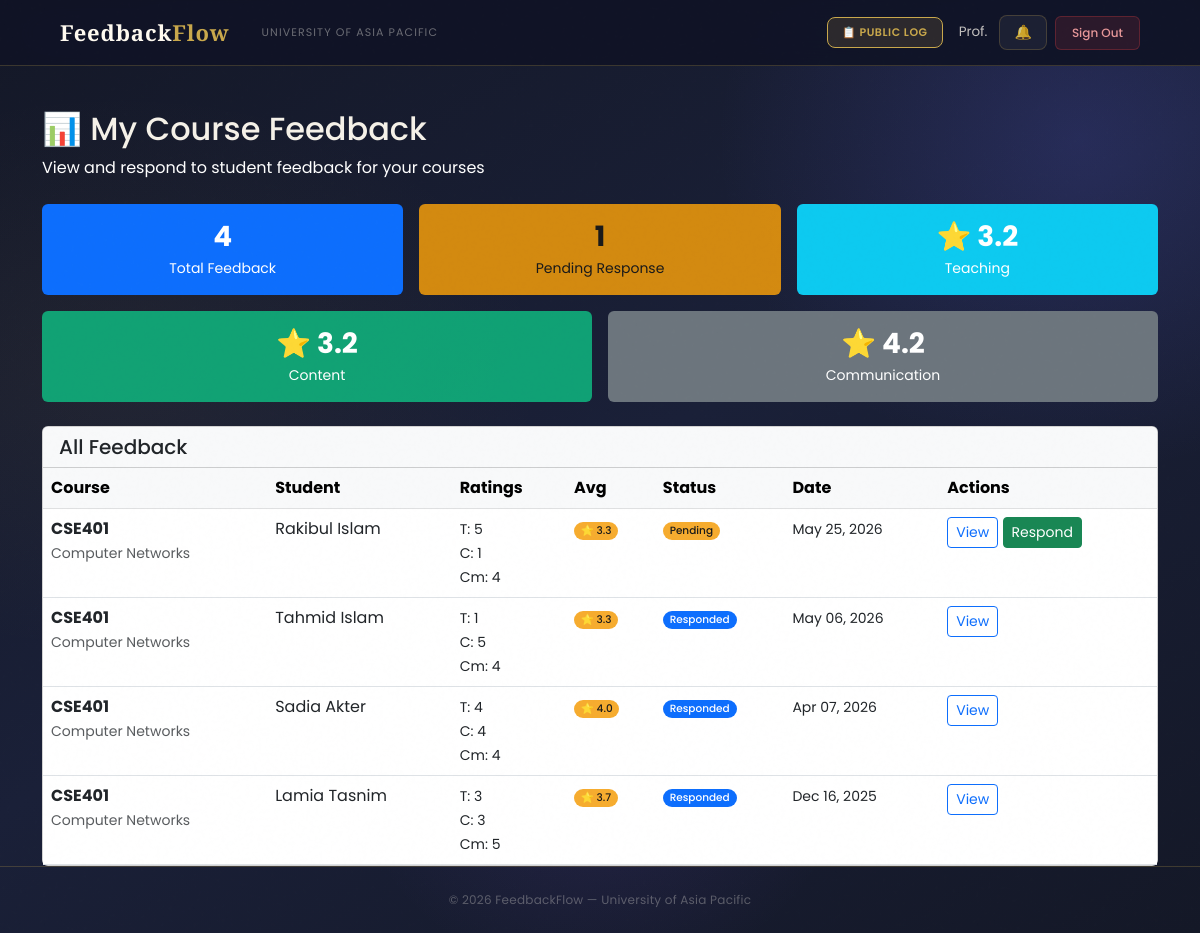
The page /feedback/faculty/list/ (signed in) on the database its author committed.
### users/models.py (models this page shows, shortened)
class User(AbstractBaseUser, PermissionsMixin):
    ROLE_CHOICES = (
        ('Student',   'Student'),
        ('Faculty',   'Faculty'),
        ('HOD',       'Head of Department'),
        ('Staff',     'Staff'),
        ('DAO',       'Dean of Administration Office'),
        ('Admin',     'Administrator'),
        ('Committee', 'Committee Member'),
    )
    DEPARTMENT_CHOICES = (
        ('DBA',          'Department of Business Administration'),
        ('CSE',          'Department of Computer Science and Engineering'),
        ('CE',           'Department of Civil Engineering'),
        ('EEE',          'Department of Electrical and Electronic Engineering'),
        ('Pharmacy',     'Department of Pharmacy'),
        ('Law',          'Department of Law and Human Rights'),
        ('English',      'Department of English'),
        ('Architecture', 'Department of Architecture'),
    )
    COMMITTEE_TYPE_CHOICES = (
        ('Harassment Committee', 'Harassment Committee'),
        ('Proctorial Committee', 'Proctorial Committee'),
    )
    email          = models.EmailField(unique=True, max_length=255)
    full_name      = models.CharField(max_length=150)
    role           = models.CharField(max_length=20, choices=ROLE_CHOICES)
    department     = models.CharField(max_length=100, choices=DEPARTMENT_CHOICES, null=True, blank=True)
    student_id     = models.CharField(max_length=50, unique=True, null=True, blank=True)
    committee_type = models.CharField(max_length=50, choices=COMMITTEE_TYPE_CHOICES, null=True, blank=True)
    is_active      = models.BooleanField(default=True)
    is_staff       = models.BooleanField(default=False)
    created_at     = models.DateTimeField(auto_now_add=True)
    updated_at     = models.DateTimeField(auto_now=True)
    USERNAME_FIELD  = 'email'
    REQUIRED_FIELDS = ['full_name']
    objects = UserManager()
    class Meta:
        verbose_name        = 'User'
        verbose_name_plural = 'Users'
        ordering            = ['-created_at']
    def get_short_name(self):
        return self.full_name.split()[0] if self.full_name else self.email

### feedback/models.py (models this page shows, shortened)
class Feedback(models.Model):
    STATUS_CHOICES = (
        ('Pending', 'Pending Review'),
        ('Reviewed', 'Reviewed'),
        ('Responded', 'Responded'),
    )
    student = models.ForeignKey(
        settings.AUTH_USER_MODEL,
        on_delete=models.CASCADE,
        related_name='feedback_submitted'
    )
    course = models.ForeignKey(
        Course,
        on_delete=models.CASCADE,
        related_name='feedback_received'
    )
    faculty = models.ForeignKey(
        settings.AUTH_USER_MODEL,
        on_delete=models.SET_NULL,
        null=True,
        blank=True,
        related_name='feedback_received',
        limit_choices_to={'role__in': ['Faculty', 'HOD']}
    )
    teaching_rating = models.IntegerField(
        validators=[MinValueValidator(1), MaxValueValidator(5)],
        help_text='Rate teaching quality (1-5 stars)'
    )
    content_rating = models.IntegerField(
        validators=[MinValueValidator(1), MaxValueValidator(5)],
        help_text='Rate course content (1-5 stars)'
    )
    communication_rating = models.IntegerField(
        validators=[MinValueValidator(1), MaxValueValidator(5)],
        help_text='Rate communication (1-5 stars)'
    )
    comments = models.TextField(blank=True, null=True)
    SECTION_CHOICES = (
        ('A', 'Section A'),
        ('B', 'Section B'),
        ('C', 'Section C'),
        ('D', 'Section D'),
    )
    class_section = models.CharField(
        max_length=1,
        choices=SECTION_CHOICES,
        blank=True,
        null=True
    )
    is_anonymous = models.BooleanField(default=False)
    status = models.CharField(
        max_length=20,
        choices=STATUS_CHOICES,
        default='Pending'
    )
    feedback_period = models.ForeignKey(
        'FeedbackPeriod',
        on_delete=models.SET_NULL,
        null=True, blank=True,
        related_name='feedbacks',
        help_text='The feedback period/round this was submitted during'
    )
    submitted_at = models.DateTimeField(auto_now_add=True)
    reviewed_at = models.DateTimeField(blank=True, null=True)
    class Meta:
        ordering = ['-submitted_at']
        verbose_name = 'Feedback'
        verbose_name_plural = 'Feedback'
        unique_together = ['student', 'course', 'feedback_period']
    def get_average_rating(self):
        return round((self.teaching_rating + self.content_rating + self.communication_rating) / 3, 1)

class Course(models.Model):
    course_code = models.CharField(max_length=20, unique=True)
    course_name = models.CharField(max_length=200)
    department = models.CharField(max_length=100)
    semester = models.CharField(max_length=50)
    is_active = models.BooleanField(default=True)
    created_at = models.DateTimeField(auto_now_add=True)
    class Meta:
        ordering = ['course_code']
        verbose_name = 'Course'
        verbose_name_plural = 'Courses'

### feedback/views.py (the view)
# urls.py: path('faculty/list/', views.faculty_feedback_list, name='faculty_feedback_list'),
@login_required
def faculty_feedback_list(request):
    if request.user.role not in ['Faculty', 'HOD']:
        messages.error(request, 'Access denied. Faculty only.')
        return redirect('login')
    feedback_list = Feedback.objects.filter(
        faculty=request.user
    ).select_related('course', 'student').order_by('-submitted_at')
    total_feedback = feedback_list.count()
    pending_response = feedback_list.filter(status='Pending').count()
    avg_ratings = feedback_list.aggregate(
        avg_teaching=Avg('teaching_rating'),
        avg_content=Avg('content_rating'),
        avg_communication=Avg('communication_rating')
    )
    context = {
        'feedback_list': feedback_list,
        'total_feedback': total_feedback,
        'pending_response': pending_response,
        'avg_teaching': round(avg_ratings['avg_teaching'] or 0, 1),
        'avg_content': round(avg_ratings['avg_content'] or 0, 1),
        'avg_communication': round(avg_ratings['avg_communication'] or 0, 1),
        'page_title': 'My Course Feedback'
    }
    return render(request, 'feedback/faculty_feedback_list.html', context)

### users/context_processors.py (called while the page is built)
def notifications_count(request):
    if request.user.is_authenticated:
        from users.models import Notification, Announcement
        count = Notification.objects.filter(
            recipient=request.user,
            is_read=False
        ).count()
        active_announcements = []
        for ann in Announcement.objects.filter(is_active=True).order_by('-created_at')[:10]:
            if ann.is_visible_to(request.user):
                active_announcements.append(ann)
            if len(active_announcements) >= 3:
                break
        return {
            'unread_notifications_count': count,
            'active_announcements': active_announcements,
        }
    return {'unread_notifications_count': 0, 'active_announcements': []}

### feedback/templates/feedback/faculty_feedback_list.html (shortened to what this page needs)
{% extends 'users/base.html' %}
{% block content %}
<div class="container mt-4">
    <div class="mb-4">
        <h2>📊 My Course Feedback</h2>
        <p class="text-white mb-0">View and respond to student feedback for your courses</p>
    </div>
<div class="row mb-4 g-3">
    <div class="col-md-4 col-sm-6">
        <div class="stat-card-small bg-primary text-white text-center rounded p-3">
            <h3 class="mb-1 fw-bold">{{ total_feedback }}</h3>
            <p class="mb-0 small">Total Feedback</p>
        </div>
    </div>
    <div class="col-md-4 col-sm-6">
        <div class="stat-card-small bg-warning text-dark text-center rounded p-3">
            <h3 class="mb-1 fw-bold">{{ pending_response }}</h3>
            <p class="mb-0 small">Pending Response</p>
        </div>
    </div>
    <div class="col-md-4 col-sm-6">
        <div class="stat-card-small bg-info text-white text-center rounded p-3">
            <h3 class="mb-1 fw-bold">⭐ {{ avg_teaching }}</h3>
            <p class="mb-0 small">Teaching</p>
        </div>
    </div>
    <div class="col-md-6 col-sm-6">
        <div class="stat-card-small bg-success text-white text-center rounded p-3">
            <h3 class="mb-1 fw-bold">⭐ {{ avg_content }}</h3>
            <p class="mb-0 small">Content</p>
        </div>
    </div>
    <div class="col-md-6 col-sm-6">
        <div class="stat-card-small bg-secondary text-white text-center rounded p-3">
            <h3 class="mb-1 fw-bold">⭐ {{ avg_communication }}</h3>
            <p class="mb-0 small">Communication</p>
        </div>
    </div>
</div>
    {% if feedback_list %}
        <div class="card">
            <div class="card-header bg-light">
                <h5 class="mb-0">All Feedback</h5>
            </div>
            <div class="card-body p-0">
                <div class="table-responsive">
                    <table class="table table-hover mb-0">
                        <thead class="table-light">
                            <tr>
                                <th>Course</th>
                                <th>Student</th>
                                <th>Ratings</th>
                                <th>Avg</th>
                                <th>Status</th>
                                <th>Date</th>
                                <th>Actions</th>
                            </tr>
                        </thead>
                        <tbody>
                            {% for feedback in feedback_list %}
                            <tr>
                                <td>
                                    <strong>{{ feedback.course.course_code }}</strong><br>
                                    <small class="text-muted">{{ feedback.course.course_name|truncatewords:4 }}</small>
                                </td>
                                <td>
                                    {% if feedback.is_anonymous %}
                                        <span class="badge bg-secondary">Anonymous</span>
                                    {% else %}
                                        {{ feedback.student.full_name }}
                                    {% endif %}
                                </td>
                                <td>
                                    <small>
                                        T: {{ feedback.teaching_rating }}<br>
                                        C: {{ feedback.content_rating }}<br>
                                        Cm: {{ feedback.communication_rating }}
                                    </small>
                                </td>
                                <td>
                                    <span class="badge bg-warning text-dark">
                                        ⭐ {{ feedback.get_average_rating }}
                                    </span>
                                </td>
                                <td>
                                    <span class="badge
                                        {% if feedback.status == 'Pending' %}bg-warning text-dark
                                        {% elif feedback.status == 'Reviewed' %}bg-success
                                        {% elif feedback.status == 'Responded' %}bg-primary
                                        {% endif %}">
                                        {{ feedback.status }}
                                    </span>
                                </td>
                                <td>
                                    <small>{{ feedback.submitted_at|date:"M d, Y" }}</small>
                                </td>
                                <td>
                                    <a href="{% url 'feedback_detail' feedback.id %}" class="btn btn-sm btn-outline-primary">
                                        View
                                    </a>
                                    {% if feedback.status == 'Pending' %}
                                        <a href="{% url 'respond_to_feedback' feedback.id %}" class="btn btn-sm btn-success">
                                            Respond
                                        </a>
                                    {% endif %}
                                </td>
                            </tr>
                            {% endfor %}
                        </tbody>
                    </table>
                </div>
            </div>
        </div>
    {% endif %}
</div>
{% endblock %}

### users/templates/users/base.html (shortened to what this page needs)
<!DOCTYPE html>
<html lang="en">
<head>
    <link href="https://cdn.jsdelivr.net/npm/bootstrap@5.3.0/dist/css/bootstrap.min.css" rel="stylesheet">
</head>
<body>
    <nav class="navbar navbar-expand-lg">
        <div class="container-fluid d-flex align-items-center gap-3">
            <a class="navbar-brand" href="/">Feedback<em>Flow</em></a>
            <span class="navbar-text d-none d-md-inline">University of Asia Pacific</span>
            {% if user.is_authenticated %}
            <div class="ms-auto d-flex align-items-center gap-2">
                <a href="{% url 'public_log' %}" class="btn-bell"
                    style="font-size:11px; font-weight:600; text-transform:uppercase; letter-spacing:0.05em; background:rgba(201,168,76,.15); color:var(--gold) !important; border-color:var(--gold) !important;">
                    📋 Public Log
                </a>
                <span class="nav-user-info d-none d-md-inline ms-2">{{ user.get_short_name }}</span>
                <a href="{% url 'notifications' %}" class="btn-bell ms-1">
                    🔔
                </a>
                <a href="{% url 'logout' %}" class="btn-logout">Sign Out</a>
            </div>
            {% endif %}
        </div>
    </nav>
    <main>
        {% block content %}{% endblock %}
    </main>
    <footer>
        <p>© 2026 FeedbackFlow — University of Asia Pacific</p>
    </footer>
</body>
</html>

### rows shown on the page
User: get_short_name "Prof."
Feedback: course.course_code "CSE401", course.course_name "Computer Networks", student.full_name "Rakibul Islam", teaching_rating "5", content_rating "1", communication_rating "4", get_average_rating "3.3", status "Pending", submitted_at "May 25, 2026", shows "Respond"
Feedback: course.course_code "CSE401", course.course_name "Computer Networks", student.full_name "Tahmid Islam", teaching_rating "1", content_rating "5", communication_rating "4", get_average_rating "3.3", status "Responded", submitted_at "May 06, 2026"
Feedback: course.course_code "CSE401", course.course_name "Computer Networks", student.full_name "Sadia Akter", teaching_rating "4", content_rating "4", communication_rating "4", get_average_rating "4.0", status "Responded", submitted_at "Apr 07, 2026"
Feedback: course.course_code "CSE401", course.course_name "Computer Networks", student.full_name "Lamia Tasnim", teaching_rating "3", content_rating "3", communication_rating "5", get_average_rating "3.7", status "Responded", submitted_at "Dec 16, 2025"

### other values the page prints
{{ total_feedback }} "4"
{{ pending_response }} "1"
{{ avg_teaching }} "3.2"
{{ avg_content }} "3.2"
{{ avg_communication }} "4.2"
